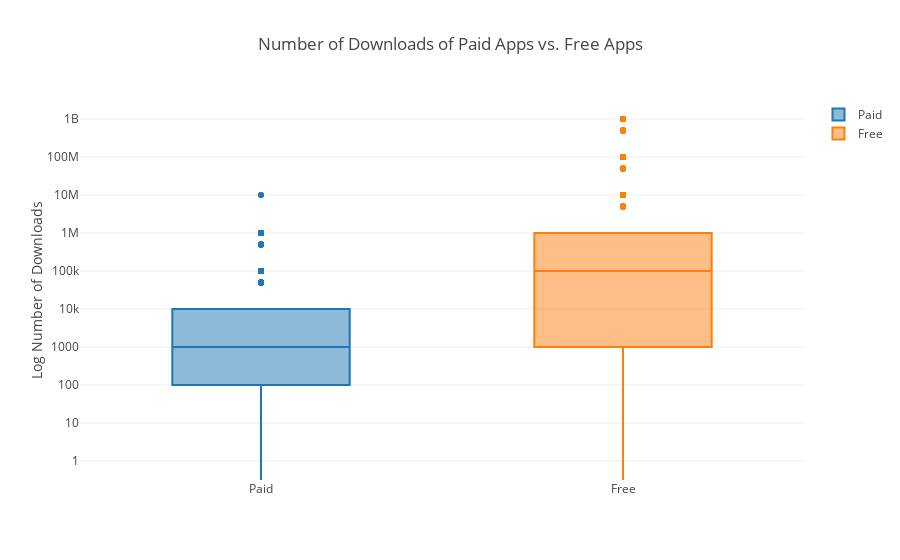

The cell this chart's notebook holds for it:
### Markdown cell above
## 9. Popularity of paid apps vs free apps
<p>For apps in the Play Store today, there are five types of pricing strategies: free, freemium, paid, paymium, and subscription. Let's focus on free and paid apps only. Some characteristics of free apps are:</p>
<ul>
<li>Free to download.</li>
<li>Main source of income often comes from advertisements.</li>
<li>Often created by companies that have other products and the app serves as an extension of those products.</li>
<li>Can serve as a tool for customer retention, communication, and customer service.</li>
</ul>
<p>Some characteristics of paid apps are:</p>
<ul>
<li>Users are asked to pay once for the app to download and use it.</li>
<li>The user can't really get a feel for the app before buying it.</li>
</ul>
<p>Are paid apps installed as much as free apps? It turns out that paid apps have a relatively lower number of installs than free apps, though the difference is not as stark as I would have expected!</p>

### Code cell
import plotly.graph_objs as go
import plotly.offline

# Filter for Paid and Free apps
paid_apps_installs = apps[apps['Type'] == 'Paid']['Installs']
free_apps_installs = apps[apps['Type'] == 'Free']['Installs']

# Convert installs to numeric, handling non-numeric values by coercing them to NaN and dropping them
paid_apps_installs = pd.to_numeric(paid_apps_installs, errors='coerce').dropna()
free_apps_installs = pd.to_numeric(free_apps_installs, errors='coerce').dropna()

# Define traces for box plot
trace0 = go.Box(
    y=paid_apps_installs,
    name='Paid'
)

trace1 = go.Box(
    y=free_apps_installs,
    name='Free'
)

# Layout settings for the plot
layout = go.Layout(
    title="Number of Downloads of Paid Apps vs. Free Apps",
    yaxis=dict(title="Log Number of Downloads",
               type='log',
               autorange=True)
)

# Add traces to a list and plot
data = [trace0, trace1]
plotly.offline.iplot({'data': data, 'layout': layout})

### Figure 1 — Plotly figure (JSON) as saved in the notebook; plotly's stock layout.template omitted (floating-point values rounded to 4 significant figures; data arrays with more than 128 entries replaced by an {"elided": "..."} marker saying what was removed)
{"data": [{"name": "Paid", "y": {"elided": "756 int values"}, "type": "box", "uid": "942b3e72-8b64-443a-b2f9-9319cdcfd977"}, {"name": "Free", "y": {"elided": "8903 int values"}, "type": "box", "uid": "d9092e4d-b153-41eb-a546-f975b7d2c7b5"}], "layout": {"title": "Number of Downloads of Paid Apps vs. Free Apps", "yaxis": {"autorange": true, "title": "Log Number of Downloads", "type": "log"}}}
